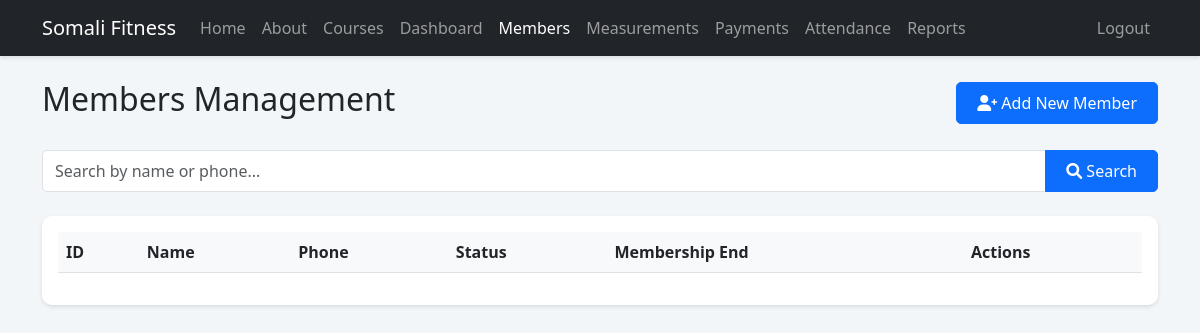
Page /pages/members.php (signed in) on the earlier database version.
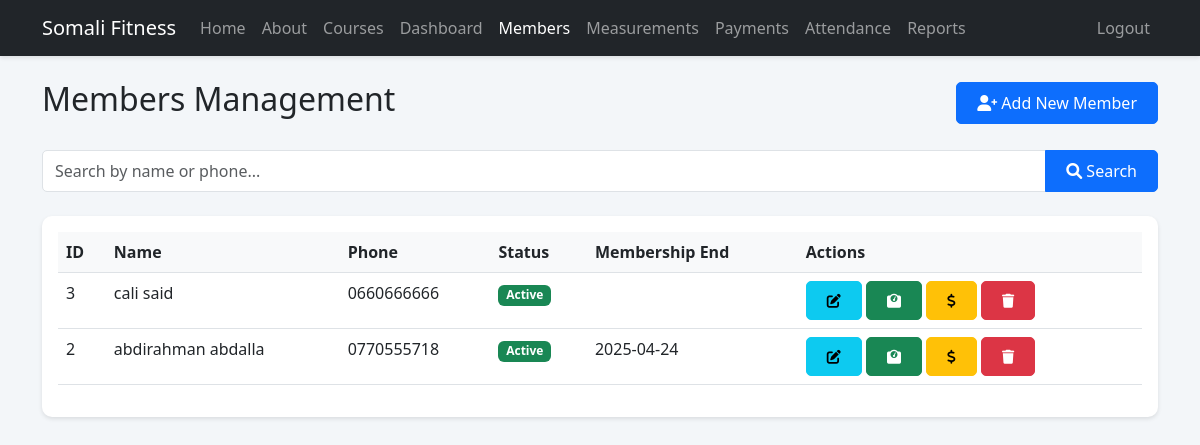
Same page on the later database version.
### tables this page shows
CREATE TABLE `people` (
  `p_no` int(11) NOT NULL,
  `fname` varchar(50) NOT NULL,
  `lname` varchar(50) NOT NULL,
  `phone` varchar(20) NOT NULL,
  `email` varchar(100) DEFAULT NULL,
  `password` varchar(255) DEFAULT NULL,
  `role` enum('admin','staff','member') NOT NULL DEFAULT 'member',
  `status` enum('active','inactive') NOT NULL DEFAULT 'active',
  `membership_end` date DEFAULT NULL,
  `created_at` timestamp NOT NULL DEFAULT current_timestamp(),
  `updated_at` timestamp NOT NULL DEFAULT current_timestamp() ON UPDATE current_timestamp(),
  `membership_type` enum('strength','cardio','weighy_loss','yoga','other') NOT NULL DEFAULT 'other'
);

### pages/members.php (the view, shortened to what this page needs)
<?php
require_once "../includes/config.php";
$search = "";
$where = "1";
$page = isset($_GET['page']) ? (int)$_GET['page'] : 1;
$records_per_page = 10;
$offset = ($page - 1) * $records_per_page;
$sql = "SELECT SQL_CALC_FOUND_ROWS * FROM people WHERE role = 'member' AND $where ORDER BY created_at DESC LIMIT $offset, $records_per_page";
$result = mysqli_query($conn, $sql);
?>
<!DOCTYPE html>
<html lang="en">
<head>
    <link href="https://cdn.jsdelivr.net/npm/bootstrap@5.3.0/dist/css/bootstrap.min.css" rel="stylesheet">
    <link rel="stylesheet" href="https://cdnjs.cloudflare.com/ajax/libs/font-awesome/6.0.0/css/all.min.css">
    <link rel="stylesheet" href="../assets/css/style.css">
</head>
<body>
    <?php include 'navbar.php'; ?>
    <div class="container mt-4">
        <div class="d-flex justify-content-between align-items-center mb-4">
            <h2>Members Management</h2>
            <a href="members.php?action=add" class="btn btn-primary">
                <i class="fas fa-user-plus"></i> Add New Member
            </a>
        </div>
        <form action="members.php" method="GET" class="mb-4">
            <div class="input-group">
                <input type="text" name="search" class="form-control" placeholder="Search by name or phone..." value="<?php echo htmlspecialchars($search); ?>">
                <button type="submit" class="btn btn-primary">
                    <i class="fas fa-search"></i> Search
                </button>
            </div>
        </form>
        <div class="card">
            <div class="card-body">
                <div class="table-responsive">
                    <table class="table table-hover">
                        <thead>
                            <tr>
                                <th>ID</th>
                                <th>Name</th>
                                <th>Phone</th>
                                <th>Status</th>
                                <th>Membership End</th>
                                <th>Actions</th>
                            </tr>
                        </thead>
                        <tbody>
                            <?php while ($row = mysqli_fetch_assoc($result)): ?>
                            <tr>
                                <td><?php echo htmlspecialchars($row['p_no']); ?></td>
                                <td><?php echo htmlspecialchars($row['fname'] . ' ' . $row['lname']); ?></td>
                                <td><?php echo htmlspecialchars($row['phone']); ?></td>
                                <td>
                                    <span class="badge bg-<?php echo $row['status'] == 'active' ? 'success' : 'danger'; ?>">
                                        <?php echo ucfirst(htmlspecialchars($row['status'])); ?>
                                    </span>
                                </td>
                                <td><?php echo htmlspecialchars($row['membership_end']); ?></td>
                                <td>
                                    <a href="members.php?action=edit&id=<?php echo $row['p_no']; ?>" class="btn btn-sm btn-info">
                                        <i class="fas fa-edit"></i>
                                    </a>
                                    <a href="measurements.php?member_id=<?php echo $row['p_no']; ?>" class="btn btn-sm btn-success">
                                        <i class="fas fa-weight"></i>
                                    </a>
                                    <a href="payments.php?member_id=<?php echo $row['p_no']; ?>" class="btn btn-sm btn-warning">
                                        <i class="fas fa-dollar-sign"></i>
                                    </a>
                                    <a href="members.php?delete=<?php echo $row['p_no']; ?>" class="btn btn-sm btn-danger" onclick="return confirm('Are you sure you want to delete this member?')">
                                        <i class="fas fa-trash"></i>
                                    </a>
                                </td>
                            </tr>
                            <?php endwhile; ?>
                        </tbody>
                    </table>
                </div>
            </div>
        </div>
    </div>
</body>
</html>

Differences in the rows shown:
added people: p_no "3", fname+lname "cali said", phone "0660666666", status "Active"
added people: p_no "2", fname+lname "abdirahman abdalla", phone "0770555718", status "Active", membership_end "2025-04-24"
